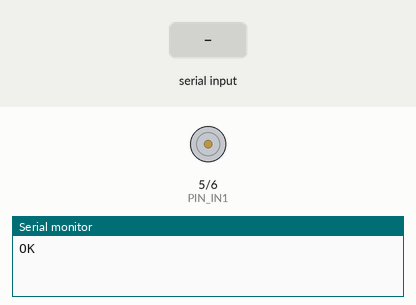
This sketch was run on a simulated Arduino Nano, built with avr-gcc and run on an emulated ATmega328P. On the bench: motor-driver pin pairs drawn as motors (green arrow = first pin HIGH = forward, orange = second pin HIGH = backward, longer = more drive), the last lines printed to the serial monitor. The inputs (shaded band) are chosen by the test bench.

Above: at 1.2 s.
1.3 s: "RIGHT\n" received over Serial
At 1.8 s:
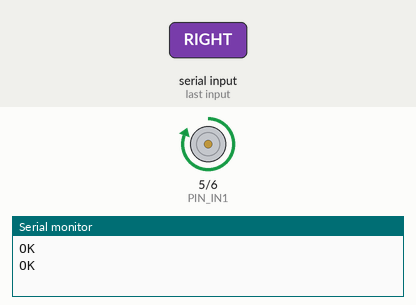
2.8 s: "STOP\n" received over Serial
At 4.2 s:
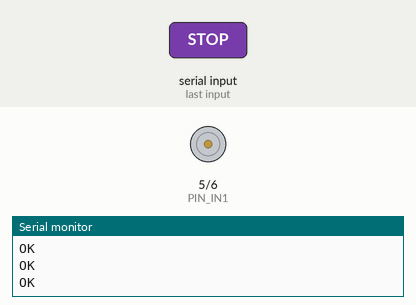
Timing chart, 0 to 5.8 s (numbered marks = the images above; inputs shaded):
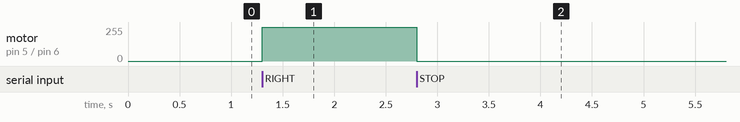

Measured:
- after the input at 1.3 s, motor on pin 5 (PIN_IN1) / pin 6 (PIN_IN2): stopped → forward 255/255 at once
- after the input at 2.8 s, motor on pin 5 (PIN_IN1) / pin 6 (PIN_IN2): forward 255/255 → stopped after 0.00 s instead of 3.5 s

The sketch:

arduino_nano.ino
```cpp
/*
 * Arduino Nano — L298N dual motor driver for conveyor diversion.
 *
 * Commands over USB Serial (9600 baud, newline terminated):
 *   RIGHT  — both motors rotate clockwise (toward e-waste bin)
 *   LEFT   — both motors rotate anticlockwise (toward reject bin)
 *   STOP   — stop immediately
 *   STATUS — report idle/busy
 *
 * Replies: OK | DONE | ERROR
 *
 * Motor: IN1 (D5), IN2 (D6)
 * ENA on L298N should be jumpered to 5V (or hardwired to 5V).
 */

const int PIN_IN1 = 5;
const int PIN_IN2 = 6;

// Configurable run duration
const unsigned long MOTOR_DURATION_MS = 5000;

bool busy = false;
unsigned long motorStopAt = 0;
unsigned long cooldownEndAt = 0; // Cooldown after e-waste detection

void setupPins() {
  pinMode(PIN_IN1, OUTPUT);
  pinMode(PIN_IN2, OUTPUT);
  stopMotors();
}

void stopMotors() {
  digitalWrite(PIN_IN1, LOW);
  digitalWrite(PIN_IN2, LOW);
  busy = false;
}

void driveClockwise() {
  // Clockwise rotation (e-waste detected)
  digitalWrite(PIN_IN1, HIGH);
  digitalWrite(PIN_IN2, LOW);
}

void driveAnticlockwise() {
  // Anticlockwise rotation (reject/non-ewaste)
  digitalWrite(PIN_IN1, LOW);
  digitalWrite(PIN_IN2, HIGH);
}

void startMove(bool right) {
  if (busy) {
    Serial.println("ERROR");
    return;
  }
  // If we are within the 15-second cooldown (5s rotation + 10s scan), reject new signals
  if (millis() < cooldownEndAt) {
    Serial.println("ERROR");
    return;
  }

  if (right) {
    driveClockwise();
  } else {
    driveAnticlockwise();
  }

  cooldownEndAt = millis() + 15000; // Start 15-second cooldown (5s run + 10s scan)
  busy = true;
  motorStopAt = millis() + MOTOR_DURATION_MS;
  Serial.println("OK");
}

String readCommand() {
  if (Serial.available() > 0) {
    String cmd = Serial.readStringUntil('\n');
    cmd.trim();
    cmd.toUpperCase();
    return cmd;
  }
  return "";
}

void setup() {
  Serial.begin(115200);
  Serial.setTimeout(50); // Set low timeout to keep the loop fast
  setupPins();
  Serial.println("OK");
}

void loop() {
  if (busy && millis() >= motorStopAt) {
    stopMotors();
    Serial.println("DONE");
  }

  String cmd = readCommand();
  if (cmd.length() == 0) {
    return;
  }

  if (cmd == "RIGHT") {
    startMove(true);
  } else if (cmd == "LEFT") {
    startMove(false);
  } else if (cmd == "STOP") {
    stopMotors();
    Serial.println("OK");
  } else if (cmd == "STATUS") {
    Serial.println(busy ? "OK" : "OK");
  } else {
    Serial.println("ERROR");
  }
}
```
